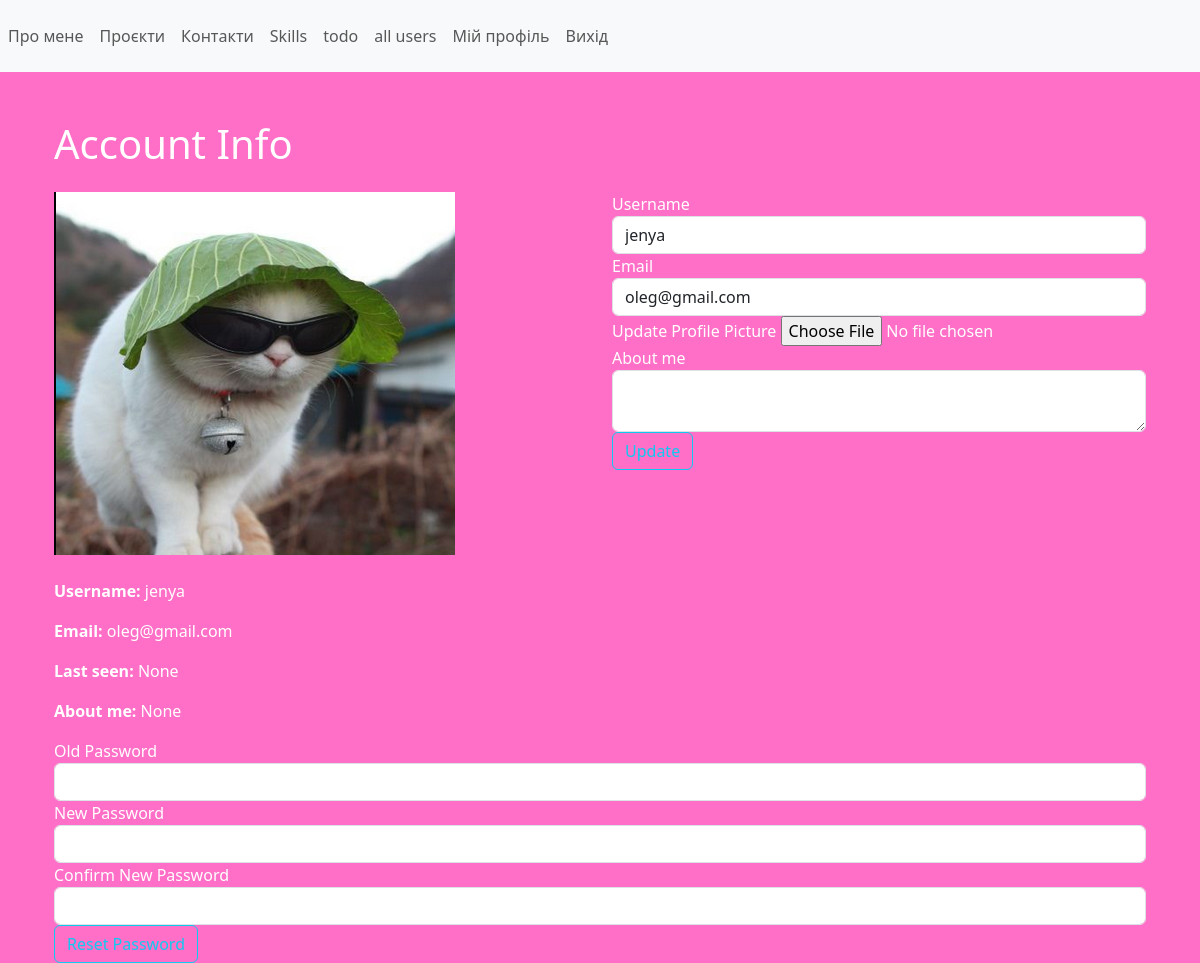
Page /account (signed in) on the committed database.
### app/models.py (models this page shows, shortened)
class User(UserMixin, db.Model):
    id = db.Column(db.Integer, primary_key=True)
    username = db.Column(db.String(50), unique=True, nullable=False)
    email = db.Column(db.String(120), unique=True, nullable=False)
    password_hash = db.Column(db.String(128), nullable=False)
    image_file = db.Column(db.String(20), server_default='default.jpg', nullable=False)
    about_me = db.Column(db.String(140))
    last_seen = db.Column(db.DateTime, default=datetime.utcnow)

### app/views.py (the view, shortened to what this page needs)
@app.route("/account", methods=['GET', 'POST'])
@login_required
def account():
    form = UpdateAccountForm()
    reset_form = ResetPasswordForm()
    if form.validate_on_submit():
        if form.picture.data:
            picture_file = save_picture(form.picture.data)
            current_user.image_file = picture_file
        current_user.username = form.username.data
        current_user.email = form.email.data
        current_user.about_me = form.about_me.data
        db.session.commit()
        flash('Your account has been updated!', 'success')
        return redirect(url_for('account'))
    elif request.method == 'GET':
        form.about_me.data = current_user.about_me
        form.username.data = current_user.username
        form.email.data = current_user.email
    image_file = url_for('static', filename='profile_pics/' + current_user.image_file)
    return render_template('account.html', title='Account', image_file=image_file, form=form, reset_form=reset_form,
                           navigation=navigation)

### app/forms.py (shortened to what this page needs)
class UpdateAccountForm(FlaskForm):
    username = StringField('Username', validators=[DataRequired(), Length(min=2, max=20)])
    email = StringField('Email', validators=[DataRequired(), Email()])
    picture = FileField('Update Profile Picture', validators=[FileAllowed(['jpg', 'png'])])
    about_me = TextAreaField('About me', validators=[Length(max=200)])
    submit = SubmitField('Update')

class ResetPasswordForm(FlaskForm):
    old_password = PasswordField('Old Password', validators=[DataRequired()])
    password = PasswordField('New Password', validators=[DataRequired()])
    password2 = PasswordField('Confirm New Password', validators=[DataRequired(), EqualTo('password')])
    submit = SubmitField('Reset Password')

### app/__init__.py (called while the page is built)
@login_manager.user_loader
def load_user(user_id):
    return models.User.query.get(int(user_id))

### app/views.py (called while the page is built)
@app.after_request
def after_request(response):
    if current_user.is_authenticated:
        current_user.last_seen = datetime.now()
        try:
            db.session.commit()
        except:
            flash('Error while updating user last seen!', 'danger')
    return response

### app/templates/account.html (shortened to what this page needs)
{% extends "base.html" %}
{% block content %}
<div class="container mt-5">
    <h1 class="mb-4">Account Info</h1>
    <div class="row">
        <div class="col-md-6">
            <img src="{{ url_for('static', filename='profile_pics/' + current_user.image_file) }}"
                 class="img-fluid mb-4" alt="Profile Picture">
            <p><strong>Username:</strong> {{ current_user.username }}</p>
            <p><strong>Email:</strong> {{ current_user.email }}</p>
            <p><strong>Last seen:</strong> {{ current_user.last_seen }}</p>
            <p><strong>About me:</strong> {{ current_user.about_me }}</p>
        </div>
        <div class="col-md-6">
            <form method="POST" action="" enctype="multipart/form-data">
                <div class="form-group">
                    {{ form.username.label(class="form-control-label") }}
                    {{ form.username(class="form-control") }}
                </div>
                <div class="form-group">
                    {{ form.email.label(class="form-control-label") }}
                    {{ form.email(class="form-control") }}
                </div>
                <div class="form-group">
                    {{ form.picture.label() }}
                    {{ form.picture(class="form-control-file") }}
                </div>
                <div class="form-group">
                    {{ form.about_me.label(class="form-control-label") }}
                    {{ form.about_me(class="form-control") }}
                </div>
                <div class="form-group">
                    {{ form.submit(class="btn btn-outline-info") }}
                </div>
            </form>
        </div>
        <form method="POST" action="" enctype="multipart/form-data">
            <div class="form-group">
                {{ reset_form.old_password.label(class="form-control-label") }}
                {{ reset_form.old_password(class="form-control") }}
            </div>
            <div class="form-group">
                {{ reset_form.password.label(class="form-control-label") }}
                {{ reset_form.password(class="form-control") }}
            </div>
            <div class="form-group">
                {{ reset_form.password2.label(class="form-control-label") }}
                {{ reset_form.password2(class="form-control") }}
            </div>
            <div class="form-group">
                {{ reset_form.submit(class="btn btn-outline-info") }}
            </div>
        </form>
    </div>
</div>
{% endblock content %}

### app/static/css/styles.css (style rules this page uses)
body { background-color: #ff6ec7; color: #fff; }
h1, h2, h3, h4, h5, h6 { animation: pulse 2s infinite; }
img { transition: transform 0.3s ease-in-out; }

### rows in the picture
User: image_file (placeholder picture), username "jenya", email "oleg@gmail.com", last_seen "None", about_me "None"

### other values in the picture
{{ page }} "Про мене" "Проєкти" "Контакти" "Skills" "todo" "all users"
{{ reset_form.old_password.label(class="form-control-label") }} "Old Password"
{{ reset_form.password.label(class="form-control-label") }} "New Password"
{{ reset_form.password2.label(class="form-control-label") }} "Confirm New Password"
